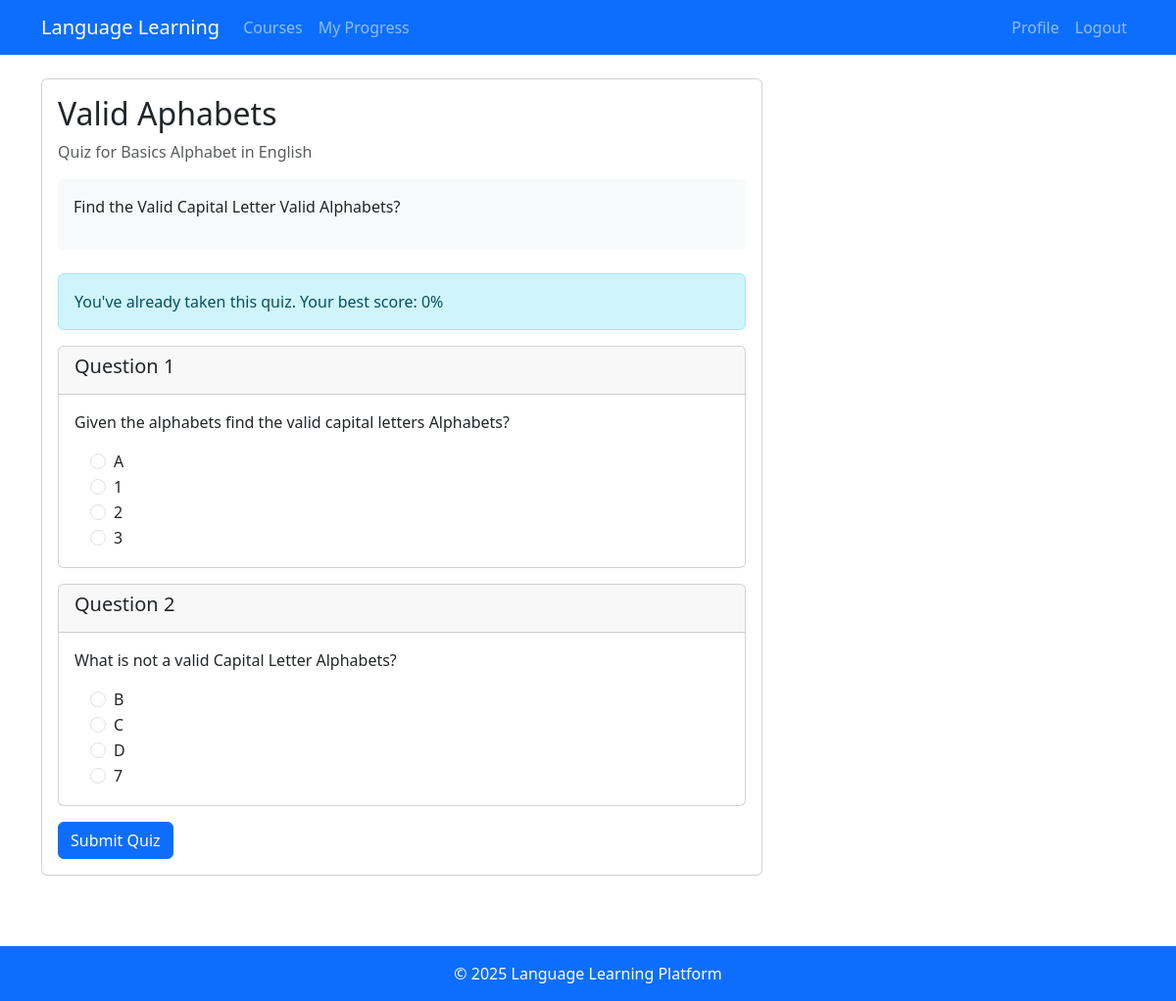
/quizzes/1/ (signed in), run on the app's committed database.
### learning/models.py (models this page shows, shortened)
class Quiz(models.Model):
    lesson = models.ForeignKey(Lesson, on_delete=models.CASCADE)
    title = models.CharField(max_length=200)
    description = models.TextField(blank=True)

class Lesson(models.Model):
    course = models.ForeignKey(Course, on_delete=models.CASCADE)
    title = models.CharField(max_length=200)
    content = models.TextField()
    order = models.PositiveIntegerField()
    class Meta:
        ordering = ['order']

class UserQuizAttempt(models.Model):
    user = models.ForeignKey(User, on_delete=models.CASCADE)
    quiz = models.ForeignKey(Quiz, on_delete=models.CASCADE)
    score = models.FloatField()
    completed_at = models.DateTimeField(auto_now_add=True)

class Question(models.Model):
    quiz = models.ForeignKey(Quiz, on_delete=models.CASCADE)
    text = models.TextField()
    order = models.PositiveIntegerField()
    class Meta:
        ordering = ['order']

class Answer(models.Model):
    question = models.ForeignKey(Question, on_delete=models.CASCADE)
    text = models.CharField(max_length=255)
    is_correct = models.BooleanField(default=False)

### learning/views.py (the view, shortened to what this page needs)
# urls.py: path('quizzes/<int:quiz_id>/', views.quiz_detail, name='quiz_detail'),
@login_required
def quiz_detail(request, quiz_id):
    quiz = get_object_or_404(Quiz, pk=quiz_id)
    questions = quiz.question_set.all().prefetch_related('answer_set')
    user_attempts = UserQuizAttempt.objects.filter(
        user=request.user,
        quiz=quiz
    ).order_by('-completed_at') if request.user.is_authenticated else None
    return render(request, 'quizzes/quiz_detail.html', {
        'quiz': quiz,
        'questions': questions,
        'user_attempts': user_attempts
    })

### templates/quizzes/quiz_detail.html (shortened to what this page needs)
{% extends 'base.html' %}
{% block content %}
<div class="row">
    <div class="col-md-8">
        <div class="card mb-4">
            <div class="card-body">
                <h2>{{ quiz.title }}</h2>
                <p class="text-muted">Quiz for {{ quiz.lesson.title }}</p>
                {% if quiz.description %}
                    <div class="quiz-description mb-4 p-3 bg-light rounded">
                        {{ quiz.description|linebreaks }}
                    </div>
                {% endif %}
                {% if user_attempts %}
                    <div class="alert alert-info">
                        You've already taken this quiz. Your best score: {{ user_attempts.0.score|floatformat }}%
                    </div>
                {% endif %}
                <form method="post">
                    {% for question in questions %}
                        <div class="card mb-3">
                            <div class="card-header">
                                <h5>Question {{ forloop.counter }}</h5>
                            </div>
                            <div class="card-body">
                                <p>{{ question.text }}</p>
                                <div class="ms-3">
                                    {% for answer in question.answer_set.all %}
                                        <div class="form-check">
                                            <input class="form-check-input" type="radio"
                                                   name="question_{{ question.id }}"
                                                   id="answer_{{ answer.id }}"
                                                   value="{{ answer.id }}" required>
                                            <label class="form-check-label" for="answer_{{ answer.id }}">
                                                {{ answer.text }}
                                            </label>
                                        </div>
                                    {% endfor %}
                                </div>
                            </div>
                        </div>
                    {% endfor %}
                    <button type="submit" class="btn btn-primary">Submit Quiz</button>
                </form>
            </div>
        </div>
    </div>
    <div class="col-md-4">
    </div>
</div>
{% endblock %}

### templates/base.html (style rules this page uses)
body { padding-top: 56px; }

### data on the page
Quiz: title "Valid Aphabets", lesson "Basics Alphabet in English", description "Find the Valid Capital Letter Valid Alphabets?"
UserQuizAttempt: score "0"
Question: text "Given the alphabets find the valid capital letters Alphabets?"
Answer: text "A"
Answer: text "1"
Answer: text "2"
Answer: text "3"
Question: text "What is not a valid Capital Letter Alphabets?"
Answer: text "B"
Answer: text "C"
Answer: text "D"
Answer: text "7"
